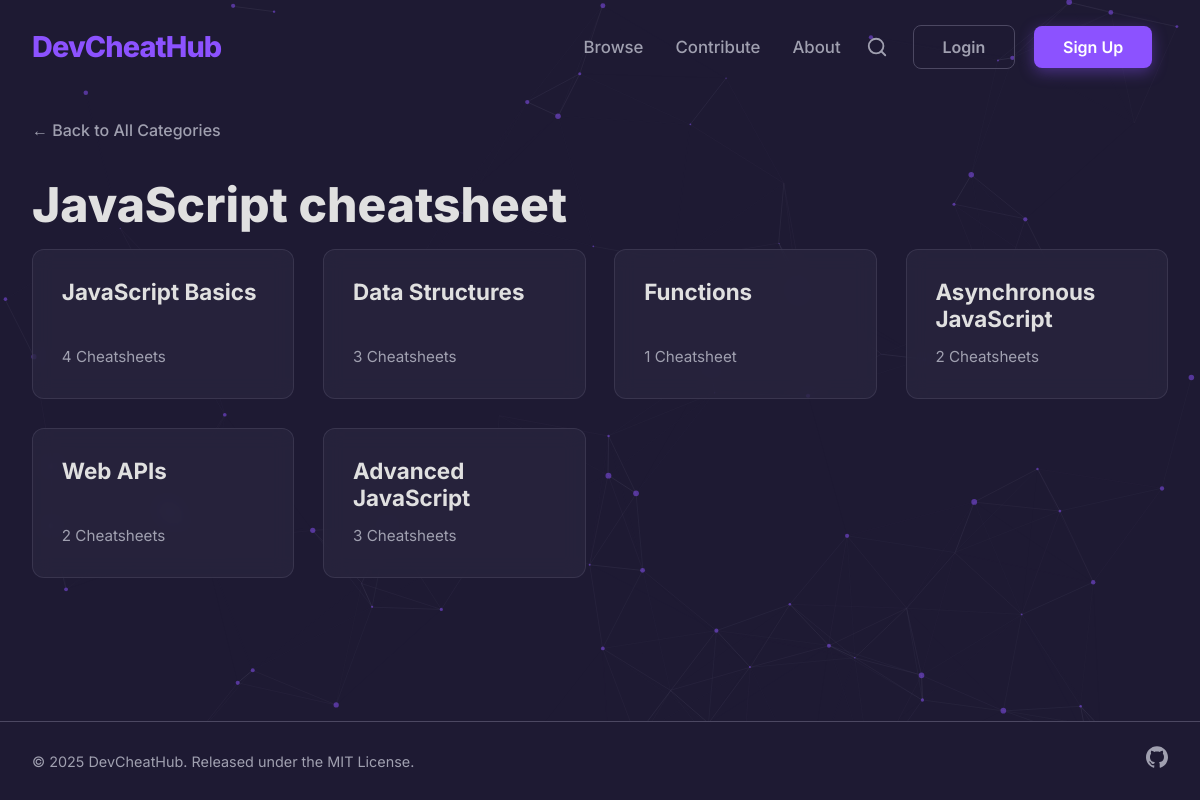
Screenshot of /category/javascript/ with the database file from the repository.
### core/models.py (models this page shows, shortened)
class Category(models.Model):
    name = models.CharField(max_length=100)
    slug = models.SlugField(max_length=100, unique=True, blank=True)
    parent = models.ForeignKey(
        'self',
        on_delete=models.CASCADE,
        null=True,
        blank=True,
        related_name='subcategories'
    )
    order = models.PositiveIntegerField(default=0)
    icon = models.FileField(upload_to='category_icons/', null=True, blank=True)
    class Meta:
        verbose_name_plural = "Categories"
        ordering = ['order']
        unique_together = ('parent', 'name')

### core/views.py (the view, shortened to what this page needs)
# urls.py: path('category/<slug:category_slug>/', views.category_detail, name='category_detail'),
def category_detail(request, category_slug):
    category = get_object_or_404(Category, slug=category_slug)
    if category.subcategories.exists():
        context = {
            'category': category,
            'subcategories': category.subcategories.all()
        }
        return render(request, 'core/subcategory_list.html', context)

### templates/core/subcategory_list.html (shortened to what this page needs)
{% extends "base.html" %}
{% block content %}
<div class="container">
    <a href="{% url 'category_list' %}#browse-categories" class="breadcrumb">&larr; Back to All Categories</a>
    <h1 class="page-title">{{ category.name }} cheatsheet</h1>
    <div class="card-grid">
        {% for sub in subcategories %}
            <a href="{% url 'category_detail' sub.slug %}" class="card-link">
                <div class="card">
                    <h2 class="card-title">{{ sub.name }}</h2>
                    <p class="card-count">{{ sub.cheatsheets.count }} Cheatsheet{{ sub.cheatsheets.count|pluralize }}</p>
                </div>
            </a>
        {% empty %}
            <p>No topics found in this category.</p>
        {% endfor %}
    </div>
</div>
{% endblock %}

### static/css/styles.css (style rules this page uses)
:root { --primary-bg: #1E1A33; --secondary-bg: #2C2842; --accent-color: #8C52FF; --text-primary: #E0E0E0; --text-secondary: #A0A0B0; --card-bg: #2C2842; --border-color: #4C4862; --code-bg: #211D34; --gradient-start: #8C52FF; --gradient-end: #00C2FF; --btn-hover-border: #00C2FF; }
body { background-color: var(--primary-bg); color: var(--text-primary); font-family: 'Inter', sans-serif, -apple-system, BlinkMacSystemFont, "Segoe UI", Roboto, Helvetica, Arial, "Apple Color Emoji", "Segoe UI Emoji", "Segoe UI Symbol"; margin: 0; font-size: 16px; line-height: 1.6; -webkit-font-smoothing: antialiased; -moz-osx-font-smoothing: grayscale; pointer-events: none; user-select: none; -webkit-user-select: none; }
h1, h2, h3, h4, h5, h6 { color: var(--text-primary); line-height: 1.2; margin-top: 0; }
p { color: var(--text-secondary); }
.container { max-width: 1200px; margin: 0 auto; padding: 1.5rem 2rem; }
#particles-js, .main-header, .btn, a, button, input, textarea, .card, .snippet-container, .CodeMirror { pointer-events: auto; }
.card-grid { display: grid; grid-template-columns: repeat(4, 1fr); gap: 1.8rem; }
.card-link { text-decoration: none; }
.card { background-color: rgba(44, 40, 66, 0.6); -webkit-backdrop-filter: blur(10px); backdrop-filter: blur(10px); padding: 1.8rem; border-radius: 12px; border: 1px solid rgba(76, 72, 98, 0.5); transition: transform 0.3s ease, box-shadow 0.3s ease, border-color 0.3s ease; display: flex; flex-direction: column; justify-content: space-between; min-height: 150px; position: relative; overflow: hidden; }
.card::before { content: ''; position: absolute; top: -50%; left: -50%; width: 200%; height: 200%; background: radial-gradient(circle at center, rgba(140, 82, 255, 0.05) 0%, transparent 70%); opacity: 0; transition: opacity 0.3s ease; z-index: 0; }
.card-title { margin: 0 0 0.75rem 0; color: var(--text-primary); font-size: 1.4rem; font-weight: 700; z-index: 1; }
.card-count { margin: 0; color: var(--text-secondary); font-size: 0.95rem; z-index: 1; }
.page-title { font-size: 3rem; font-weight: 800; color: var(--text-primary); margin-bottom: 1rem; border-bottom: none; }
.breadcrumb { color: var(--text-secondary); text-decoration: none; display: inline-flex; align-items: center; margin-bottom: 2rem; font-weight: 500; }
html { height: 100%; box-sizing: border-box; }
*, *::before, *::after { box-sizing: inherit; }
body { display: flex; flex-direction: column; min-height: 100vh; }

### rows the page displays
Category: name "JavaScript Basics", cheatsheets.count "4"
Category: name "Data Structures", cheatsheets.count "3"
Category: name "Functions", cheatsheets.count "1"
Category: name "Asynchronous JavaScript", cheatsheets.count "2"
Category: name "Web APIs", cheatsheets.count "2"
Category: name "Advanced JavaScript", cheatsheets.count "3"
